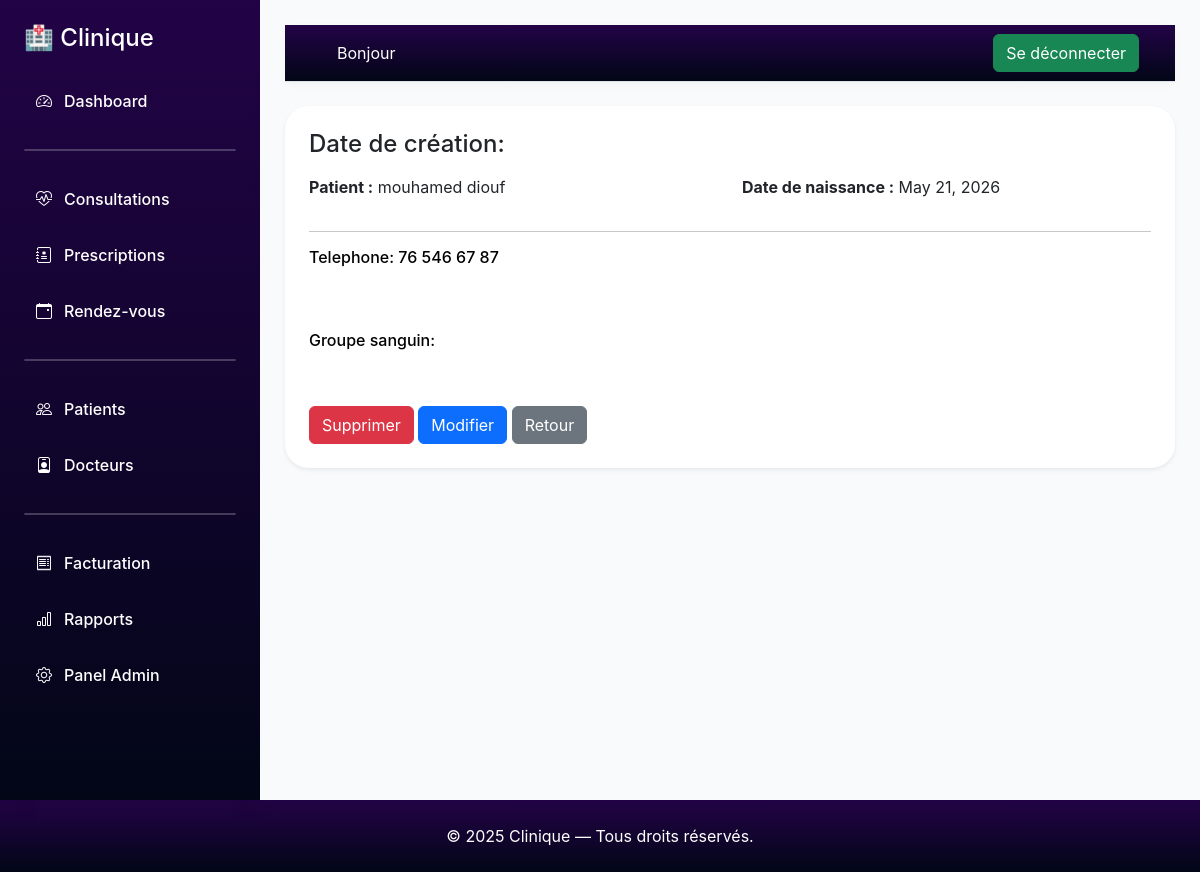
Screenshot of /patient/detail/patient/2 (signed in) with the database file from the repository.
### patient/models.py (models this page shows, shortened)
class Patient(models.Model):
    SEXE_CHOICES = (
        ('M', 'Masculin'),
        ('F', 'Féminin'),
    )
    utilisateur = models.OneToOneField(settings.AUTH_USER_MODEL, on_delete=models.SET_NULL, null=True, blank=True)
    nom = models.CharField(max_length=100)
    prenom = models.CharField(max_length=100)
    date_naissance = models.DateField(blank=True)
    sexe = models.CharField(max_length=1, choices=SEXE_CHOICES)
    telephone = models.CharField(max_length=20, null=True, blank=True)
    numero_patient = models.CharField(max_length=20, unique=True, blank=True, null=True)
    adresse = models.TextField()
    groupe_sanguin = models.CharField(max_length=5, blank=True)
    created_at = models.DateTimeField(auto_now_add=True)
    email = models.EmailField(blank=True, null=True)
    class Meta:
        ordering=['-created_at']

### patient/views.py (the view)
# urls.py: path('detail/patient/<int:pk>', views.PatientDetailView.as_view(), name='detail_patient'),
class PatientDetailView(PatientBaseView, DetailView):
    template_name = "patients/patient/patient_detail.html"

### patient/views.py (called while the page is built)
    def dispatch(self, request, *args, **kwargs):
        if not hasattr(request.user, 'medecin'):
            raise PermissionDenied("Accès réservé aux médecins")
        return super().dispatch(request, *args, **kwargs)

### patient/templates/patients/patient/patient_detail.html (shortened to what this page needs)
{% extends "dashboard.html" %}
{% block content %}
<div class="card p-4 shadow-sm bg-white">
    <h4 class="mb-3"> Date de création: {{ patient.date_creation|date:"d/m/Y" }}</h4>
    <div class="row mb-3">
        <div class="col-md-6">
            <strong>Patient :</strong>   {{ patient.prenom }}   {{ patient.nom }}
        </div>
        <div class="col-md-6">
            <strong>Date de naissance :</strong> {{ patient.date_naissance }}
        </div>
    </div>
    <hr>
    <div class="mb-3">
        <h6 class="text-black">Telephone:   {{ patient.telephone }}</h6>
        <p class="text-white">{{ patient.email }}</p>
    </div>
    <div class="mb-3">
        <h6 class="text-black">Groupe sanguin:</h6>
    </div>
    <div class="mt-4">
        <a href="{% url 'patient:supprimer_patient' patient.pk %}"
           class="btn btn-danger">
            Supprimer
        </a>
        <a href="{% url 'patient:actualiser_patient' patient.pk %}"
           class="btn btn-primary">
            Modifier
        </a>
        <a href="{% url 'patient:list_patient' %}"
           class="btn btn-secondary">
            Retour
        </a>
    </div>
</div>
{% endblock %}

### static/css/base.css (style rules this page uses)
body { background:#f8fafc; color:#0f172a; font-family:"Inter",sans-serif; }
.card { background:white; border:none; border-radius:24px; box-shadow: 0 10px 30px rgba(15,23,42,.05); transition:.3s; }

### comptes/templates/dashboard.html (style rules this page uses)
body { background-color: #f5f7fb; }

### rows the page displays
Patient: prenom "mouhamed", nom "diouf", date_naissance "May 21, 2026", telephone "76 546 67 87"
